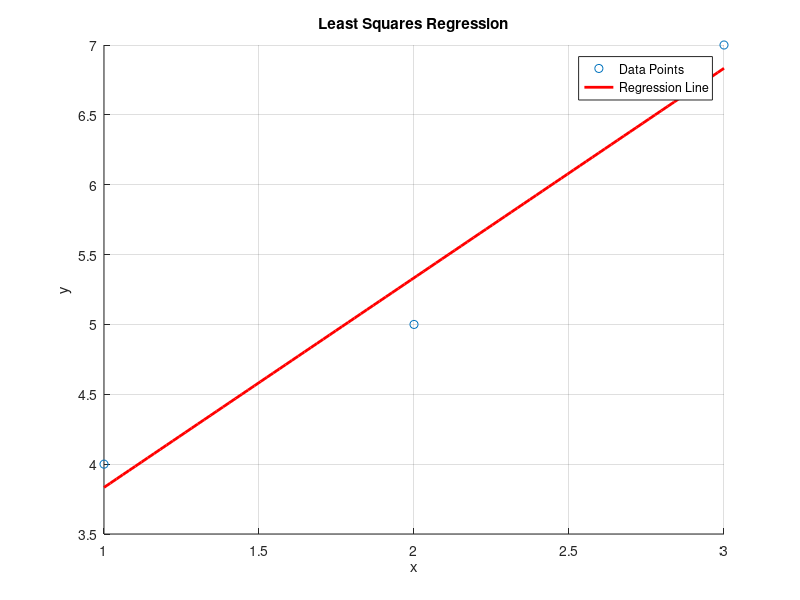
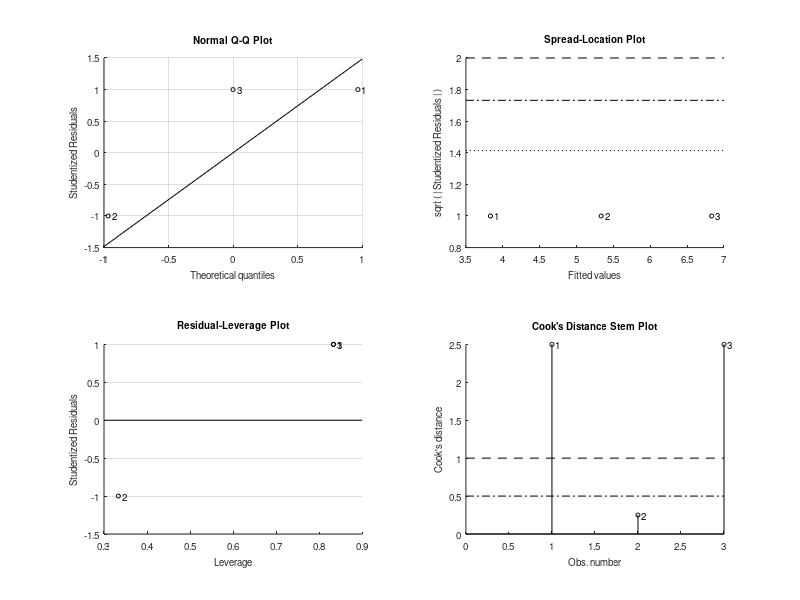

MATLAB code to generate these figures, in order: (Note: this script raises an error after producing the figures.)
clc; clear; close all;

% data points
x = [1; 2 ;3]; % input
y = [4; 5 ;7]; % output

X = [ones(size(x)),x]; %  design matrix 

% method 1
coefficients = X \ y;
m = coefficients(2);
b = coefficients(1);
% method 2
theta = (inv(X'*X))*X'*y;
theta_1 = theta(1);
theta_2 = theta(2);
fprintf('theta_{1} = %.2f\n',theta_1)
fprintf('theta_{2} = %.2f\n\n',theta_2)
%% Predict y for a specific x (e.g., x = 4)
x_new = 4 ;
y_predicted = m * x_new + b;

fprintf('Predicted y for x = %.2f is y = %.2f\n', x_new, y_predicted);

% Plot the data points and the regression line
figure;
scatter(x, y, 'o', 'DisplayName', 'Data Points');
hold on;
x_fit = linspace(min(x), max(x), 100);
y_fit = m * x_fit + b;
plot(x_fit, y_fit, 'r-', 'LineWidth', 2, 'DisplayName', 'Regression Line');
xlabel('x');
ylabel('y');
title('Least Squares Regression');
legend('Location', 'best');
grid on;

%%  Predict y-values using the model
% Fit a linear regression model
mdl = fitlm(x, y);

% Predict y-values using the model
x_new = 10 * rand(1,100)'; % New x-values for prediction
y_pred = predict(mdl, x_new);

% Plot 
figure()
scatter(x_new,y_pred,'DisplayName', 'Data Points');
hold on;
plot(x_new, y_pred, 'r-', 'LineWidth', 2, 'DisplayName', 'Regression Line');
xlabel('x');
ylabel('y');
title('Least Squares Regression');
legend('Location', 'best');
grid on;

%% 95% Prediction Intervals 
degree = 1; % Degree of the fit
[p,S] = polyfit(x,y,degree);

alpha = 0.05; % Significance level
[yfit,delta] = polyconf(p,x,S,'alpha',alpha);

figure()
plot(x,y,'bo')
hold on
plot(x,yfit,'g-','LineWidth',2)
plot(x,yfit-delta,'r--',x,yfit+delta,'r--')
legend('Data','Fit','95% Prediction Intervals')
xlabel('x');
ylabel('y');
title(['Fit:',texlabel(polystr(round(p,2)))])
hold off